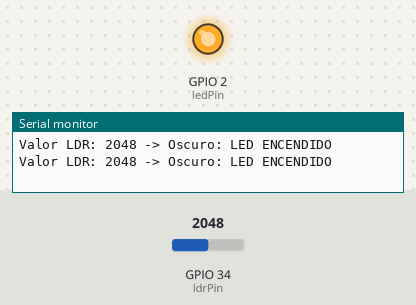
Bench run of a sketch on a simulated ESP32. Shown: output pins drawn as LEDs (lit = HIGH), the last lines printed to the serial monitor. Inputs (shaded band) come from the test bench; at power-on: GPIO 34 (ldrPin) = 2048.

Above: at 1.8 s.
1.9 s: GPIO 34 (ldrPin) set to 1949
At 2.5 s:
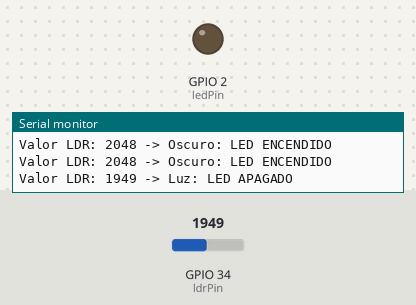
3.5 s: GPIO 34 (ldrPin) set to 2040
At 5.2 s:
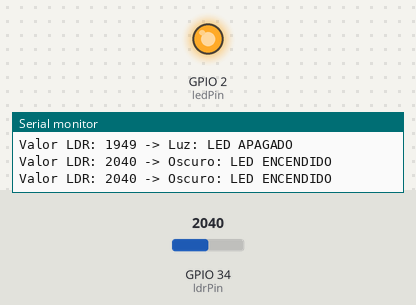
5.5 s: GPIO 34 (ldrPin) set to 1960
At 6.8 s:
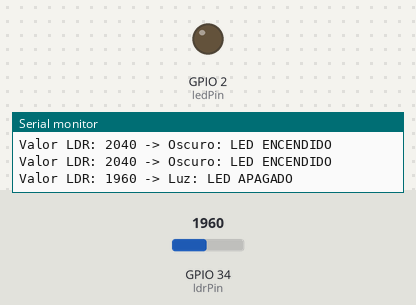
Timing chart, 0 to 8.5 s (numbered marks = the images above; inputs shaded):
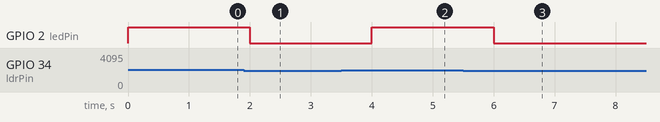

The sketch:

LDR.ino
```cpp
// Grupo 5: Marco Mallardo, Thiago Ducau, Ramiro Perekalski

#include <Arduino.h>

const int ldrPin = 34; // Pin analogico conectado entre la R de 10k y el LDR
const int ledPin = 2;  // Pin para el LED indicador

// A mayor oscuridad, mayor resistencia del LDR, por lo que el pin lee un voltaje mayor.
const int umbralOscuridad = 2000;

void setup() {
  Serial.begin(115200);
  pinMode(ledPin, OUTPUT);
  digitalWrite(ledPin, LOW);
}

void loop() {
  int ldrValue = analogRead(ldrPin);
  Serial.print("Valor LDR: ");
  Serial.print(ldrValue);

  if (ldrValue > umbralOscuridad) {
    digitalWrite(ledPin, HIGH); // Prende el LED porque esta oscuro
    Serial.println(" -> Oscuro: LED ENCENDIDO");
  } else {
    digitalWrite(ledPin, LOW);  // Apaga el LED porque hay luz
    Serial.println(" -> Luz: LED APAGADO");
  }

  delay(1000);
}
```

Measured:
- the behaviour switches between 2001 and 2000 on GPIO 34 (ldrPin) (found by bisection; images 0 and 1)
- after the input at 1.9 s, GPIO 2 (ledPin): HIGH → LOW after 0.10 s
- after the input at 3.5 s, GPIO 2 (ledPin): LOW → HIGH after 0.50 s
- after the input at 5.5 s, GPIO 2 (ledPin): HIGH → LOW after 0.50 s
